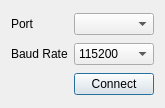
<?xml version="1.0" encoding="UTF-8"?>
<ui version="4.0">
 <class>SerialConnectionSetupDialog</class>
 <widget class="QDialog" name="SerialConnectionSetupDialog">
  <property name="geometry">
   <rect>
    <x>0</x>
    <y>0</y>
    <width>162</width>
    <height>108</height>
   </rect>
  </property>
  <property name="windowTitle">
   <string>Dialog</string>
  </property>
  <layout class="QGridLayout" name="gridLayout">
   <item row="0" column="0">
    <widget class="QLabel" name="labelPOrt">
     <property name="text">
      <string>Port</string>
     </property>
    </widget>
   </item>
   <item row="0" column="1">
    <widget class="QComboBox" name="comboBoxPort"/>
   </item>
   <item row="1" column="0">
    <widget class="QLabel" name="labelBaudRate">
     <property name="text">
      <string>Baud Rate</string>
     </property>
    </widget>
   </item>
   <item row="1" column="1">
    <widget class="QComboBox" name="comboBoxBaudRate">
     <property name="editable">
      <bool>false</bool>
     </property>
     <item>
      <property name="text">
       <string>115200</string>
      </property>
     </item>
     <item>
      <property name="text">
       <string>57600</string>
      </property>
     </item>
     <item>
      <property name="text">
       <string>38400</string>
      </property>
     </item>
     <item>
      <property name="text">
       <string>19200</string>
      </property>
     </item>
     <item>
      <property name="text">
       <string>9600</string>
      </property>
     </item>
     <item>
      <property name="text">
       <string>4800</string>
      </property>
     </item>
     <item>
      <property name="text">
       <string>2400</string>
      </property>
     </item>
     <item>
      <property name="text">
       <string>1200</string>
      </property>
     </item>
    </widget>
   </item>
   <item row="2" column="1">
    <widget class="QPushButton" name="pushButtonConnect">
     <property name="text">
      <string>Connect</string>
     </property>
     <property name="checkable">
      <bool>true</bool>
     </property>
    </widget>
   </item>
  </layout>
 </widget>
 <resources/>
 <connections/>
</ui>
